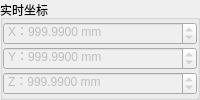
                     <widget class="QGroupBox" name="groupBox_13">
                      <property name="maximumSize">
                       <size>
                        <width>16777215</width>
                        <height>16777215</height>
                       </size>
                      </property>
                      <property name="title">
                       <string>实时坐标</string>
                      </property>
                      <layout class="QGridLayout" name="gridLayout_3">
                       <property name="leftMargin">
                        <number>0</number>
                       </property>
                       <property name="topMargin">
                        <number>0</number>
                       </property>
                       <property name="rightMargin">
                        <number>0</number>
                       </property>
                       <property name="bottomMargin">
                        <number>0</number>
                       </property>
                       <property name="spacing">
                        <number>0</number>
                       </property>
                       <item row="1" column="0">
                        <widget class="QDoubleSpinBox" name="doubleSpinBox_101">
                         <property name="enabled">
                          <bool>false</bool>
                         </property>
                         <property name="font">
                          <font>
                           <pointsize>9</pointsize>
                          </font>
                         </property>
                         <property name="toolTip">
                          <string/>
                         </property>
                         <property name="whatsThis">
                          <string>id=3401;</string>
                         </property>
                         <property name="prefix">
                          <string>Y：</string>
                         </property>
                         <property name="suffix">
                          <string> mm</string>
                         </property>
                         <property name="decimals">
                          <number>4</number>
                         </property>
                         <property name="minimum">
                          <double>-99999999.000000000000000</double>
                         </property>
                         <property name="maximum">
                          <double>99999999.000000000000000</double>
                         </property>
                         <property name="value">
                          <double>999.990000000000009</double>
                         </property>
                        </widget>
                       </item>
                       <item row="0" column="0">
                        <widget class="QDoubleSpinBox" name="doubleSpinBox_100">
                         <property name="enabled">
                          <bool>false</bool>
                         </property>
                         <property name="font">
                          <font>
                           <pointsize>9</pointsize>
                          </font>
                         </property>
                         <property name="toolTip">
                          <string/>
                         </property>
                         <property name="whatsThis">
                          <string>id=3400;</string>
                         </property>
                         <property name="prefix">
                          <string>X：</string>
                         </property>
                         <property name="suffix">
                          <string> mm</string>
                         </property>
                         <property name="decimals">
                          <number>4</number>
                         </property>
                         <property name="minimum">
                          <double>-99999999.000000000000000</double>
                         </property>
                         <property name="maximum">
                          <double>99999999.000000000000000</double>
                         </property>
                         <property name="value">
                          <double>999.990000000000009</double>
                         </property>
                        </widget>
                       </item>
                       <item row="2" column="0">
                        <widget class="QDoubleSpinBox" name="doubleSpinBox_102">
                         <property name="enabled">
                          <bool>false</bool>
                         </property>
                         <property name="font">
                          <font>
                           <pointsize>9</pointsize>
                          </font>
                         </property>
                         <property name="toolTip">
                          <string/>
                         </property>
                         <property name="whatsThis">
                          <string>id=3402;</string>
                         </property>
                         <property name="prefix">
                          <string>Z：</string>
                         </property>
                         <property name="suffix">
                          <string> mm</string>
                         </property>
                         <property name="decimals">
                          <number>4</number>
                         </property>
                         <property name="minimum">
                          <double>-99999999.000000000000000</double>
                         </property>
                         <property name="maximum">
                          <double>99999999.000000000000000</double>
                         </property>
                         <property name="value">
                          <double>999.990000000000009</double>
                         </property>
                        </widget>
                       </item>
                      </layout>
                     </widget>
